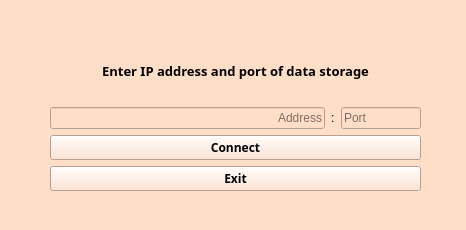
<?xml version="1.0" encoding="UTF-8"?>
<ui version="4.0">
 <class>connectWindow</class>
 <widget class="QMainWindow" name="connectWindow">
  <property name="geometry">
   <rect>
    <x>0</x>
    <y>0</y>
    <width>466</width>
    <height>230</height>
   </rect>
  </property>
  <property name="windowTitle">
   <string>Establishment of a connection</string>
  </property>
  <property name="styleSheet">
   <string notr="true">background-color: rgb(255, 222, 199);</string>
  </property>
  <property name="tabShape">
   <enum>QTabWidget::Rounded</enum>
  </property>
  <widget class="QWidget" name="centralwidget">
   <widget class="QWidget" name="verticalLayoutWidget">
    <property name="geometry">
     <rect>
      <x>50</x>
      <y>40</y>
      <width>371</width>
      <height>151</height>
     </rect>
    </property>
    <layout class="QVBoxLayout" name="verticalLayout">
     <item>
      <widget class="QLabel" name="adressLabel">
       <property name="font">
        <font>
         <family>Lucida Sans Typewriter</family>
         <pointsize>10</pointsize>
         <weight>75</weight>
         <bold>true</bold>
        </font>
       </property>
       <property name="text">
        <string>Enter IP address and port of data storage</string>
       </property>
       <property name="alignment">
        <set>Qt::AlignCenter</set>
       </property>
      </widget>
     </item>
     <item>
      <layout class="QHBoxLayout" name="horizontalLayout">
       <item>
        <widget class="QLineEdit" name="addressLine">
         <property name="styleSheet">
          <string notr="true">Address</string>
         </property>
         <property name="text">
          <string comment="Address" extracomment="Address"/>
         </property>
         <property name="frame">
          <bool>true</bool>
         </property>
         <property name="alignment">
          <set>Qt::AlignRight|Qt::AlignTrailing|Qt::AlignVCenter</set>
         </property>
         <property name="placeholderText">
          <string notr="true" extracomment="Address">Address</string>
         </property>
        </widget>
       </item>
       <item>
        <widget class="QLabel" name="label_2">
         <property name="text">
          <string>:</string>
         </property>
        </widget>
       </item>
       <item>
        <widget class="QLineEdit" name="portLine">
         <property name="maximumSize">
          <size>
           <width>80</width>
           <height>16777215</height>
          </size>
         </property>
         <property name="frame">
          <bool>true</bool>
         </property>
         <property name="echoMode">
          <enum>QLineEdit::Normal</enum>
         </property>
         <property name="placeholderText">
          <string>Port</string>
         </property>
        </widget>
       </item>
      </layout>
     </item>
     <item>
      <widget class="QPushButton" name="connectButton">
       <property name="font">
        <font>
         <family>Cascadia Code</family>
         <weight>75</weight>
         <bold>true</bold>
        </font>
       </property>
       <property name="text">
        <string>Connect</string>
       </property>
      </widget>
     </item>
     <item>
      <widget class="QPushButton" name="exitButton">
       <property name="font">
        <font>
         <family>Cascadia Code</family>
         <weight>75</weight>
         <bold>true</bold>
        </font>
       </property>
       <property name="text">
        <string>Exit</string>
       </property>
      </widget>
     </item>
    </layout>
   </widget>
  </widget>
  <widget class="QStatusBar" name="statusbar"/>
 </widget>
 <resources/>
 <connections/>
</ui>
